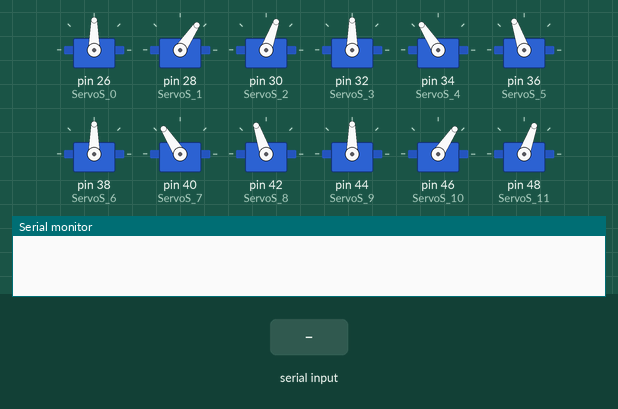
Recording of a sketch running on a simulated Arduino Mega 2560, built with avr-gcc and run on an emulated ATmega2560. Shown: 12 × servo, the last lines printed to the serial monitor. The inputs (shaded band) are chosen by the test bench.

Above: at 7.2 s.
7.3 s: "F" received over Serial
At 7.51 s:
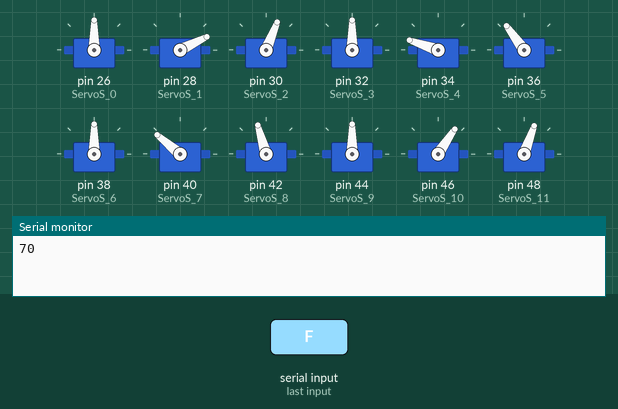
At 8.72 s:
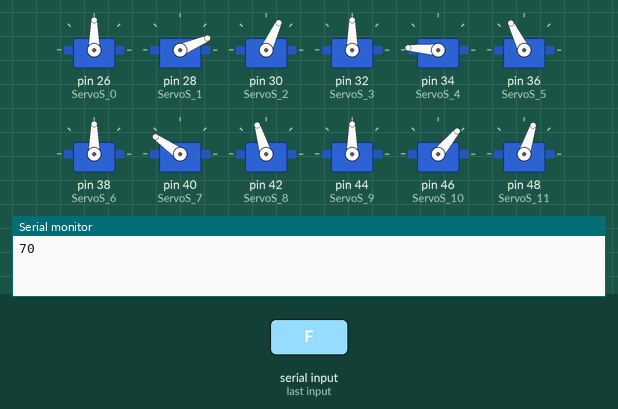
10.3 s: "S" received over Serial
At 10.51 s:
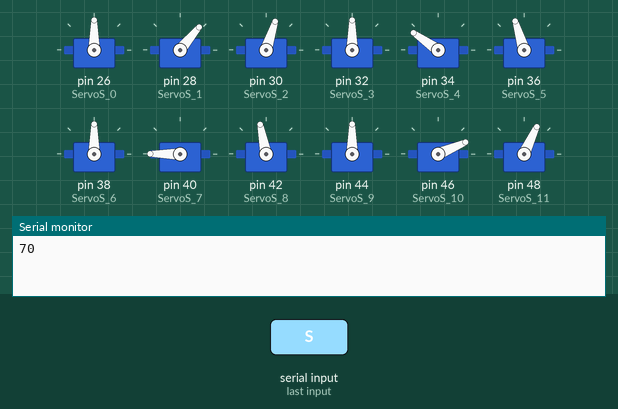
Timing chart, 0 to 13.3 s (numbered marks = the images above; inputs shaded):
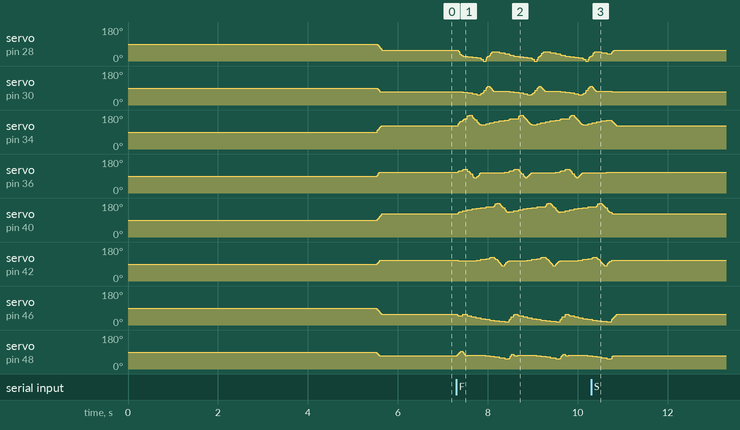

The sketch:

SpotMicro-tripod-gait.ino
```cpp
#include <VarSpeedServo.h>

/*
This program controls a robot arm like that discussed at the link below.
http://projectsfromtech.blogspot.com/2013/09/simple-arduino-robot-arm-from-9-gram.html

Position is calculated using simple inverse kinematics based on high school trig

Setup:
* Change arm constants to match physical setup (distance between pivot points in cm)
* Change servo correction factors to match physical setup
* Change origin correction factors to match desired origin

Use:
* Enter (x,y) coordinates in FixCoordinate(x,y). Distances are in cm and are measured from origin
* Call CalculateServoAngles()
* Call MoveArm()

GAITPOS      X   X   X   X   X   X   X   X   X   X   X   X
             |   |   |   |   |   |   |   |   |   |   |   |
FL           1   2   3---4---5---6---7---8---9---10--11--12
RR           10--11--12  1   2   3---4---5---6---7---8---9
FR           7---8---9---10--11--12  1   2   3---4---5---6
RL           4---5---6---7---8---9---10--11--12  1   2   3
___________________________________________________________
LEGS-ON-GND    3   3   3   3   3   3   3   3   3   3   3


*/
//Default standing position
float defaultPosX = 10;
float defaultPosY = 2;

//MAKE THE SERVO INSTANCES
VarSpeedServo ServoS_0;       // Coxa left rear
VarSpeedServo ServoS_1;      // Tibia left rear
VarSpeedServo ServoS_2;      // Femur left rear

VarSpeedServo ServoS_3;       // Coxa right rear
VarSpeedServo ServoS_4;      // Tibia right rear
VarSpeedServo ServoS_5;      // Femur right rear

VarSpeedServo ServoS_6;       // Coxa right front
VarSpeedServo ServoS_7;      // Tibia right front
VarSpeedServo ServoS_8;      // Femur right front

VarSpeedServo ServoS_9;       // Coxa left front
VarSpeedServo ServoS_10;      // Tibia left front
VarSpeedServo ServoS_11;      // Femur left front

int i=1;
int gait="S";
int inByte;

// Servo Angles
float ServoS_1_Angle = 90;
float ServoS_2_Angle = 90;

// Define arm Constants
const float a = 13.0;      // lower joint length (cm)
const float b = 11.0;      // upper joint length (cm)

// Correction factors to align servo values with their respective axis
const float S_1_CorrectionFactor = 7;     // Align arm "a" with the horizontal when at 0 degrees
const float S_2_CorrectionFactor = -70;     // Align arm "b" with arm "a" when at 0 degrees

// Correction factor to shift origin out to edge of the mount
const float X_CorrectionFactor = 6.5;       // X direction correction factor (cm)
const float Y_CorrectionFactor = -6;       // Y direction correction factor (cm)

// Angle Variables
float A;            //Angle oppposite side a (between b and c)
float B;            //Angle oppposite side b
float C;            //Angle oppposite side c
float theta;        //Angle formed between line from origin to (x,y) and the horizontal

// Distance variables
float x;            // x position (cm)
float y;            // y position (cm)
float c;            // Hypotenuse legngth in cm
const float pi = M_PI;  //Store pi in a less annoying format

//GAIT DATA
float FLArrayX[12]={5,10,10,10,10,10,10,10,10,10,10,5};       // CUT OFF THE LAST 3 NUMBERS AND MOVE THEM TO THE FRONT OF THE ARRAY FOR THE NEXT LEG (X)
float FLArrayY[12]={2,2,3.5,5,6.5,8,9.5,11,12.5,14,16,16};    // CUT OFF THE LAST 3 NUMBERS AND MOVE THEM TO THE FRONT OF THE ARRAY FOR THE NEXT LEG (Y)

float RRArrayX[12]={10,10,5,5,10,10,10,10,10,10,10,10};
float RRArrayY[12]={14,16,16,2,2,3.5,5,6.5,8,9.5,11,12.5};

float RLArrayX[12]={10,10,10,10,10,5,5,10,10,10,10,10};
float RLArrayY[12]={9.5,11,12.5,14,16,16,2,2,3.5,5,6.5,8};

float FRArrayX[12]={10,10,10,10,10,10,10,10,5,5,10,10};
float FRArrayY[12]={5,6.5,8,9.5,11,12.5,14,16,16,2,2,3.5};

//===================================================================================

void setup()
{
  ServoS_0.attach(26);//coxa
  delay(500);
  ServoS_1.attach(28);//femur      // Attach RL servos
  delay(500);
  ServoS_2.attach(30);//tibia
  delay(500);
  ServoS_3.attach(32);
  delay(500);
  ServoS_4.attach(34);             // Attach RR servos
  delay(500);
  ServoS_5.attach(36);
  delay(500);
  ServoS_6.attach(38);
  delay(500);
  ServoS_7.attach(40);             // Attach FR servos
  delay(500);
  ServoS_8.attach(42);
  delay(500);
  ServoS_9.attach(44);
  delay(500);
  ServoS_10.attach(46);             // Attach FL servos
  delay(500);
  ServoS_11.attach(48);

  //Set paws to default pos
  FixCoordinates(defaultPosX,defaultPosY);
  CalculateServoAngles();
  FLMoveArm();

  FixCoordinates(defaultPosX,defaultPosY);
  CalculateServoAngles();
  RRMoveArm();

  FixCoordinates(defaultPosX,defaultPosY);
  CalculateServoAngles();
  RLMoveArm();

  FixCoordinates(defaultPosX,defaultPosY);
  CalculateServoAngles();
  FRMoveArm();
  delay(500);

  Serial.begin(115200);             // -For debugging
}
//--------------------------------------------------------------


void loop()
{
  if (Serial.available() > 0) {
    inByte = Serial.read();
    Serial.print(inByte);
    switch (inByte) {
      case 'F':
        gait = "F";   //Forward
        break;
      case 'B':
        gait = "B";   //Backwards
        break;
      case 'L':
        gait = "L";   //Turn Left
        break;
      case 'R':
        gait = "R";   //Turn Right
        break;
      case 'U':
        gait = "U";   //Up
        break;
      case 'D':
        gait = "D";   //Down
        break;
      case 'S':
        gait="S";
        //Set paws to default pos (STOP)
        FixCoordinates(defaultPosX,defaultPosY);
        CalculateServoAngles();
        FLMoveArm();

        FixCoordinates(defaultPosX,defaultPosY);
        CalculateServoAngles();
        RRMoveArm();

        FixCoordinates(defaultPosX,defaultPosY);
        CalculateServoAngles();
        RLMoveArm();

        FixCoordinates(defaultPosX,defaultPosY);
        CalculateServoAngles();
        FRMoveArm();
        delay(500);
        break;
      case 'p':
        ServoS_0.detach();    // Power servos down (test)
        ServoS_1.detach();             // Detach FL servos
        ServoS_2.detach();

        ServoS_3.detach();
        ServoS_4.detach();             // Detach RL servos
        ServoS_5.detach();

        ServoS_6.detach();
        ServoS_7.detach();             // Detach servos
        ServoS_8.detach();

        ServoS_9.detach();
        ServoS_10.detach();             // Detach servos
        ServoS_11.detach();
        break;
      case 'P':
        ServoS_0.attach(26);//coxa
        delay(500);
        ServoS_1.attach(28);//femur             // Attach RL servos
        delay(500);
        ServoS_2.attach(30);//tibia
        delay(500);
        ServoS_3.attach(32);
        delay(500);
        ServoS_4.attach(34);             // Attach RR servos
        delay(500);
        ServoS_5.attach(36);
        delay(500);
        ServoS_6.attach(38);
        delay(500);
        ServoS_7.attach(40);             // Attach FR servos
        delay(500);
        ServoS_8.attach(42);
        delay(500);
        ServoS_9.attach(44);
        delay(500);
        ServoS_10.attach(46);             // Attach FL servos
        delay(500);
        ServoS_11.attach(48);
        break;
      }
  }
  while(gait=="F"){
    for(int i=0;i<11;i++){
      FixCoordinates(FLArrayX[i], FLArrayY[i]);
      CalculateServoAngles();
      FLMoveArm();

      FixCoordinates(RRArrayX[i], RRArrayY[i]);
      CalculateServoAngles();
      RRMoveArm();

      FixCoordinates(RLArrayX[i], RLArrayY[i]);
      CalculateServoAngles();
      RLMoveArm();

      FixCoordinates(FRArrayX[i], FRArrayY[i]);
      CalculateServoAngles();
      FRMoveArm();
      delay(100);
    }
    if(Serial.available()) {
      break;
    }
  }
  if(gait=="S"){

  }
}

//====================================================================================

// 2D INVERSE KINEMATICS (UNUSABLE, WAS MEANT FOR ROBOT ARM)
// Get x and y measured from the bottom of the base. Function corrects for offset
void FixCoordinates(float x_input, float y_input)
{
 x = x_input + X_CorrectionFactor;
 y = y_input + Y_CorrectionFactor;
}

// Calculate necessary servo angles to move arm to desired points
void CalculateServoAngles()
{
  c = sqrt( sq(x) + sq(y) );                                            // pythagorean theorem
  B = (acos( (sq(b) - sq(a) - sq(c))/(-2*a*c) )) * (180/pi);            // Law of cosines: Angle opposite upper arm section
  C = (acos( (sq(c) - sq(b) - sq(a))/(-2*a*b) )) * (180/pi);            // Law of cosines: Angle opposite hypotenuse
  theta = (asin( y / c )) * (180/pi);                                   // Solve for theta to correct for lower joint's impact on upper joint's angle
  ServoS_1_Angle = B + theta + S_1_CorrectionFactor;                    // Find necessary angle. Add Correction
  ServoS_2_Angle = C + S_2_CorrectionFactor;                            // Find neceesary angle. Add Correction
}

// Update the servos
void RLMoveArm()
{
  ServoS_0.slowmove(90, 20);
  ServoS_1.slowmove(90 - ServoS_1_Angle, 160);              // Move joint to desired position
  ServoS_2.slowmove(90 - ServoS_2_Angle, 160);              // Move joint to desired position
}

void FRMoveArm()
{
  ServoS_6.slowmove(90, 20);
  ServoS_7.slowmove(90 + ServoS_1_Angle, 160);              // Move joint to desired position
  ServoS_8.slowmove(90 + ServoS_2_Angle, 160);              // Move joint to desired position
}

void RRMoveArm()
{
  ServoS_3.slowmove(90, 20);
  ServoS_4.slowmove(90 + ServoS_1_Angle, 160);              // Move joint to desired position
  ServoS_5.slowmove(90 + ServoS_2_Angle, 160);              // Move joint to desired position
}

void FLMoveArm()
{
  ServoS_9.slowmove(90, 20);
  ServoS_10.slowmove(90 - ServoS_1_Angle, 160);              // Move joint to desired position
  ServoS_11.slowmove(90 - ServoS_2_Angle, 160);              // Move joint to desired position
}
```

Measured:
- after the input at 10.3 s, servo on pin 30 (ServoS_2): goes on until 10.8 s, then stays 70°
